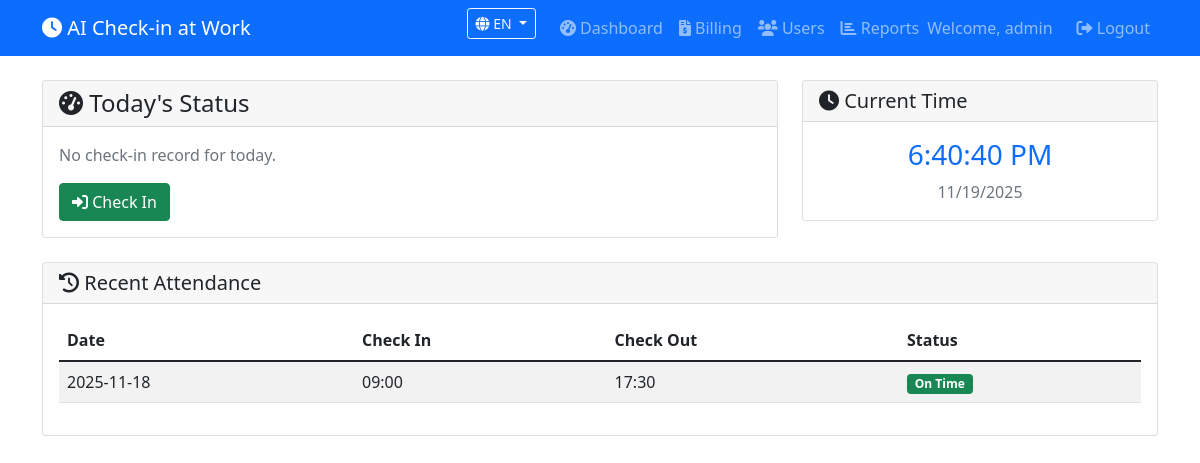
Screenshot of /dashboard (signed in) with the database file from the repository.
### tables this page shows
CREATE TABLE checkins (
            id INTEGER PRIMARY KEY AUTOINCREMENT,
            employee_id INTEGER NOT NULL,
            check_in_time TIMESTAMP,
            check_out_time TIMESTAMP,
            date DATE NOT NULL,
            status TEXT DEFAULT 'present',
            notes TEXT,
            created_at TIMESTAMP DEFAULT CURRENT_TIMESTAMP,
            FOREIGN KEY (employee_id) REFERENCES employees (id),
            UNIQUE(employee_id, date)
        );

### src/routes/main_routes.py (the view)
    def decorated_function(*args, **kwargs):
        if 'employee_id' not in session:
            return redirect(url_for('auth.login'))
        return f(*args, **kwargs)

### src/database.py (called while the page is built)
def get_db_connection():
    conn = sqlite3.connect(DB_PATH)
    conn.row_factory = sqlite3.Row
    return conn

### src/routes/main_routes.py (called while the page is built)
def login_required(f):
    def decorated_function(*args, **kwargs):
        if 'employee_id' not in session:
            return redirect(url_for('auth.login'))
        return f(*args, **kwargs)
    decorated_function.__name__ = f.__name__
    return decorated_function

@main_bp.route('/dashboard')
@login_required
def dashboard():
    conn = get_db_connection()
    today = date.today()
    checkin_today = conn.execute(
        'SELECT * FROM checkins WHERE employee_id = ? AND date = ?',
        (session['employee_id'], today)
    ).fetchone()
    recent_checkins = conn.execute('''
        SELECT * FROM checkins
        WHERE employee_id = ?
        ORDER BY date DESC
        LIMIT 7
    ''', (session['employee_id'],)).fetchall()
    conn.close()
    return render_template('dashboard.html',
                         checkin_today=checkin_today,
                         recent_checkins=recent_checkins)

### templates/dashboard.html (shortened to what this page needs)
{% extends "base.html" %}
{% block content %}
<div class="row">
    <div class="col-md-8">
        <div class="card">
            <div class="card-header">
                <h4 class="mb-0"><i class="fas fa-tachometer-alt"></i> {{ get_text('today_status') }}</h4>
            </div>
            <div class="card-body">
                {% if checkin_today %}
                    <div class="row">
                        <div class="col-md-6">
                            <div class="d-flex align-items-center mb-3">
                                <i class="fas fa-sign-in-alt text-success me-2"></i>
                                <div>
                                    <strong>{{ get_text('check_in') }}:</strong>
                                    {{ checkin_today.check_in_time.split(' ')[1][:5] if checkin_today.check_in_time else get_text('not_checked_in') }}
                                </div>
                            </div>
                        </div>
                        <div class="col-md-6">
                            <div class="d-flex align-items-center mb-3">
                                <i class="fas fa-sign-out-alt text-danger me-2"></i>
                                <div>
                                    <strong>{{ get_text('check_out') }}:</strong>
                                    {{ checkin_today.check_out_time.split(' ')[1][:5] if checkin_today.check_out_time else get_text('not_checked_out') }}
                                </div>
                            </div>
                        </div>
                    </div>
                    <div class="mb-3">
                        <span class="badge bg-{% if checkin_today.status == 'on_time' %}success{% elif checkin_today.status == 'late' %}warning{% else %}secondary{% endif %}">
                            {{ checkin_today.status.replace('_', ' ').title() }}
                        </span>
                    </div>
                {% else %}
                    <p class="text-muted">{{ get_text('no_checkin_today') }}</p>
                {% endif %}
                <div class="d-flex gap-2">
                    {% if not checkin_today or not checkin_today.check_in_time %}
                        <form method="POST" action="{{ url_for('checkin.check_in') }}" class="d-inline">
                            <button type="submit" class="btn btn-success">
                                <i class="fas fa-sign-in-alt"></i> {{ get_text('check_in') }}
                            </button>
                        </form>
                    {% elif not checkin_today.check_out_time %}
                        <form method="POST" action="{{ url_for('checkin.check_out') }}" class="d-inline">
                            <button type="submit" class="btn btn-danger">
                                <i class="fas fa-sign-out-alt"></i> {{ get_text('check_out') }}
                            </button>
                        </form>
                    {% else %}
                        <div class="alert alert-success mb-0">
                            <i class="fas fa-check-circle"></i> {{ get_text('work_day_complete') }}
                        </div>
                    {% endif %}
                </div>
            </div>
        </div>
    </div>
    <div class="col-md-4">
        <div class="card">
            <div class="card-header">
                <h5 class="mb-0"><i class="fas fa-clock"></i> {{ get_text('current_time') }}</h5>
            </div>
            <div class="card-body text-center">
                <div id="current-time" class="h3 text-primary"></div>
                <div id="current-date" class="text-muted"></div>
            </div>
        </div>
    </div>
</div>
<div class="row mt-4">
    <div class="col-12">
        <div class="card">
            <div class="card-header">
                <h5 class="mb-0"><i class="fas fa-history"></i> {{ get_text('attendance_history') }}</h5>
            </div>
            <div class="card-body">
                {% if recent_checkins %}
                    <div class="table-responsive">
                        <table class="table table-striped">
                            <thead>
                                <tr>
                                    <th>{{ get_text('date') }}</th>
                                    <th>{{ get_text('check_in') }}</th>
                                    <th>{{ get_text('check_out') }}</th>
                                    <th>{{ get_text('status') }}</th>
                                </tr>
                            </thead>
                            <tbody>
                                {% for checkin in recent_checkins %}
                                <tr>
                                    <td>{{ checkin.date }}</td>
                                    <td>{{ checkin.check_in_time.split(' ')[1][:5] if checkin.check_in_time else '-' }}</td>
                                    <td>{{ checkin.check_out_time.split(' ')[1][:5] if checkin.check_out_time else '-' }}</td>
                                    <td>
                                        <span class="badge bg-{% if checkin.status == 'on_time' %}success{% elif checkin.status == 'late' %}warning{% else %}secondary{% endif %}">
                                            {{ checkin.status.replace('_', ' ').title() }}
                                        </span>
                                    </td>
                                </tr>
                                {% endfor %}
                            </tbody>
                        </table>
                    </div>
                {% else %}
                    <p class="text-muted">{{ get_text('no_attendance_records') }}</p>
                {% endif %}
            </div>
        </div>
    </div>
</div>
{% endblock %}

### rows the page displays
checkins: date "2025-11-18", check_in_time "09:00", check_out_time "17:30", status.replace "On Time"

### other values shown
{{ 'EN' if current_lang == 'en' else 'FR' }} "EN"
{{ get_text('dashboard') }} "Dashboard"
{{ get_text('billing') }} "Billing"
{{ get_text('welcome') }} "Welcome"
{{ session.employee_name }} "admin"
{{ get_text('logout') }} "Logout"
{{ get_text('today_status') }} "Today's Status"
{{ get_text('no_checkin_today') }} "No check-in record for today."
{{ get_text('check_in') }} "Check In"
{{ get_text('current_time') }} "Current Time"
{{ get_text('attendance_history') }} "Recent Attendance"
{{ get_text('date') }} "Date"
{{ get_text('check_out') }} "Check Out"
{{ get_text('status') }} "Status"
